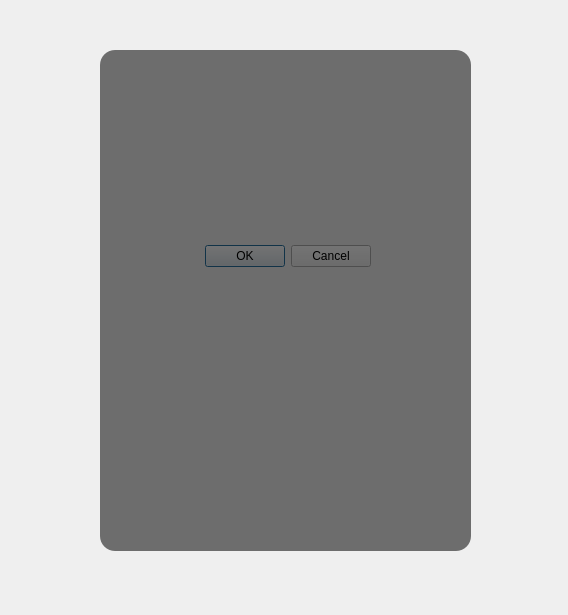
<?xml version="1.0" encoding="UTF-8"?>
<ui version="4.0">
 <class>Dialog</class>
 <widget class="QDialog" name="Dialog">
  <property name="geometry">
   <rect>
    <x>0</x>
    <y>0</y>
    <width>568</width>
    <height>615</height>
   </rect>
  </property>
  <property name="windowTitle">
   <string>Dialog</string>
  </property>
  <widget class="QDialogButtonBox" name="buttonBox">
   <property name="geometry">
    <rect>
     <x>30</x>
     <y>240</y>
     <width>341</width>
     <height>32</height>
    </rect>
   </property>
   <property name="orientation">
    <enum>Qt::Horizontal</enum>
   </property>
   <property name="standardButtons">
    <set>QDialogButtonBox::Cancel|QDialogButtonBox::Ok</set>
   </property>
  </widget>
  <widget class="QLabel" name="label">
   <property name="geometry">
    <rect>
     <x>80</x>
     <y>20</y>
     <width>414</width>
     <height>547</height>
    </rect>
   </property>
   <property name="styleSheet">
    <string notr="true">background-image: url(:/background/background_login.png);
border-radius: 20px;</string>
   </property>
   <property name="text">
    <string/>
   </property>
  </widget>
  <widget class="QLabel" name="label_2">
   <property name="geometry">
    <rect>
     <x>100</x>
     <y>50</y>
     <width>371</width>
     <height>501</height>
    </rect>
   </property>
   <property name="mouseTracking">
    <bool>false</bool>
   </property>
   <property name="styleSheet">
    <string notr="true">background-color: rgba(0, 0, 0, 139);
border-radius:15px;</string>
   </property>
   <property name="text">
    <string/>
   </property>
  </widget>
 </widget>
 <resources/>
 <connections>
  <connection>
   <sender>buttonBox</sender>
   <signal>accepted()</signal>
   <receiver>Dialog</receiver>
   <slot>accept()</slot>
   <hints>
    <hint type="sourcelabel">
     <x>248</x>
     <y>254</y>
    </hint>
    <hint type="destinationlabel">
     <x>157</x>
     <y>274</y>
    </hint>
   </hints>
  </connection>
  <connection>
   <sender>buttonBox</sender>
   <signal>rejected()</signal>
   <receiver>Dialog</receiver>
   <slot>reject()</slot>
   <hints>
    <hint type="sourcelabel">
     <x>316</x>
     <y>260</y>
    </hint>
    <hint type="destinationlabel">
     <x>286</x>
     <y>274</y>
    </hint>
   </hints>
  </connection>
 </connections>
</ui>
